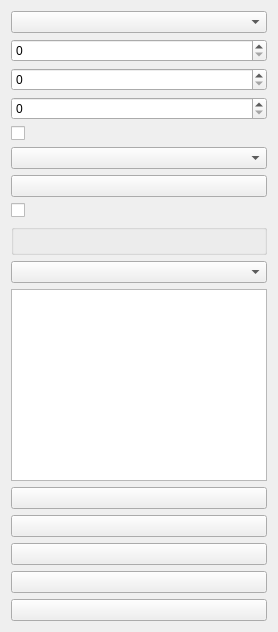
     <widget class="QWidget" name="widget_RealCUGAN_Hidden">
      <layout class="QGridLayout" name="gridLayout_hidden_RealCUGAN">
       <item row="0" column="0">
        <widget class="QComboBox" name="comboBox_Model_RealCUGAN"/>
       </item>
       <item row="1" column="0">
        <widget class="QSpinBox" name="spinBox_Scale_RealCUGAN"/>
       </item>
       <item row="2" column="0">
        <widget class="QSpinBox" name="spinBox_DenoiseLevel_RealCUGAN"/>
       </item>
       <item row="3" column="0">
        <widget class="QSpinBox" name="spinBox_TileSize_RealCUGAN"/>
       </item>
       <item row="4" column="0">
        <widget class="QCheckBox" name="checkBox_TTA_RealCUGAN"/>
       </item>
       <item row="5" column="0">
        <widget class="QComboBox" name="comboBox_GPUID_RealCUGAN"/>
       </item>
       <item row="6" column="0">
        <widget class="QPushButton" name="pushButton_DetectGPU_RealCUGAN"/>
       </item>
       <item row="7" column="0">
        <widget class="QCheckBox" name="checkBox_MultiGPU_RealCUGAN"/>
       </item>
       <item row="8" column="0">
        <widget class="QGroupBox" name="groupBox_GPUSettings_MultiGPU_RealCUGAN"/>
       </item>
       <item row="9" column="0">
        <widget class="QComboBox" name="comboBox_GPUIDs_MultiGPU_RealCUGAN"/>
       </item>
       <item row="10" column="0">
        <widget class="QListWidget" name="listWidget_GPUList_MultiGPU_RealCUGAN"/>
       </item>
       <item row="11" column="0">
        <widget class="QPushButton" name="pushButton_AddGPU_MultiGPU_RealCUGAN"/>
       </item>
       <item row="12" column="0">
        <widget class="QPushButton" name="pushButton_RemoveGPU_MultiGPU_RealCUGAN"/>
       </item>
       <item row="13" column="0">
        <widget class="QPushButton" name="pushButton_ClearGPU_MultiGPU_RealCUGAN"/>
       </item>
       <item row="14" column="0">
        <widget class="QPushButton" name="pushButton_TileSize_Add_RealCUGAN"/>
       </item>
       <item row="15" column="0">
        <widget class="QPushButton" name="pushButton_TileSize_Minus_RealCUGAN"/>
       </item>
      </layout>
     </widget>
